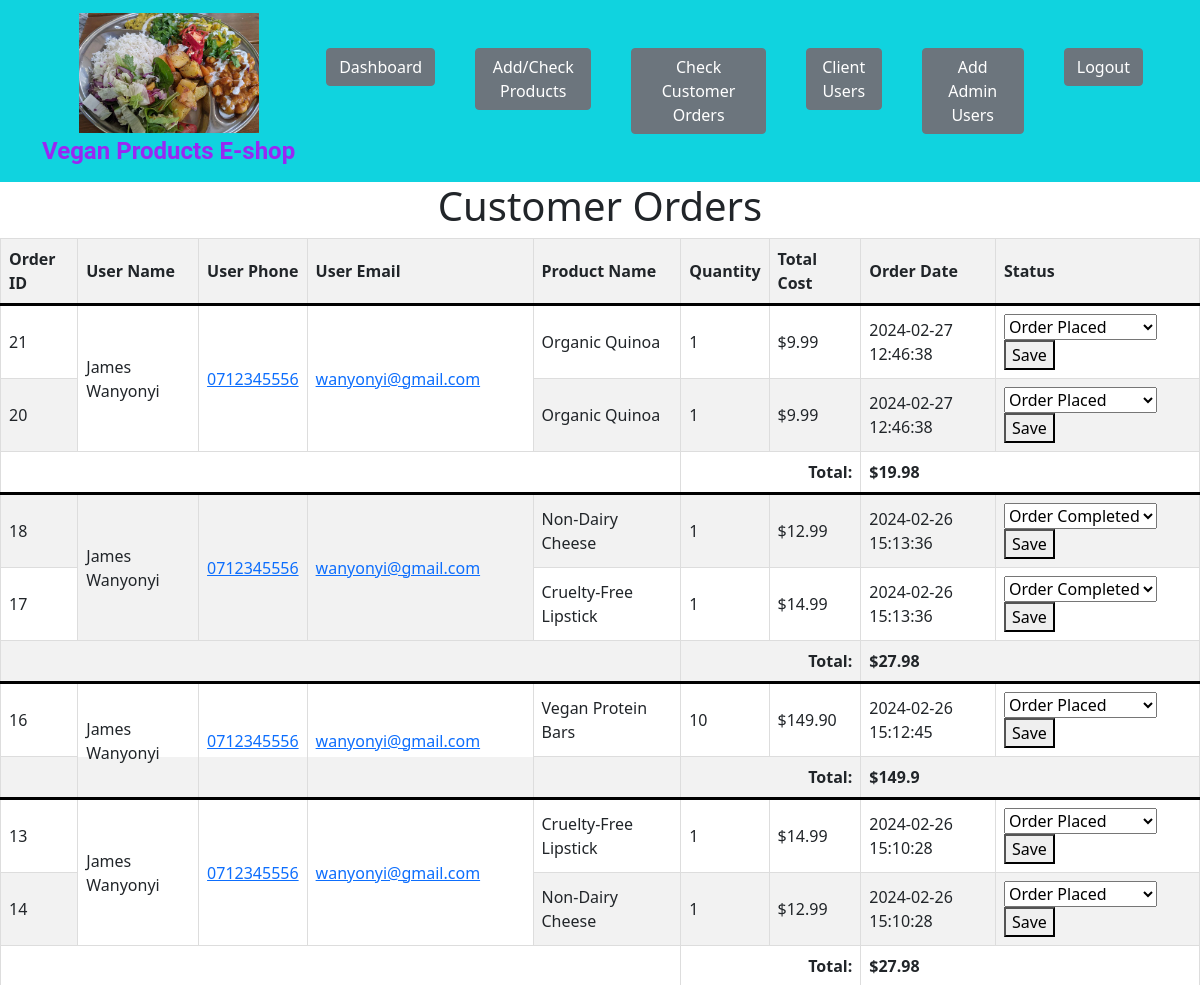
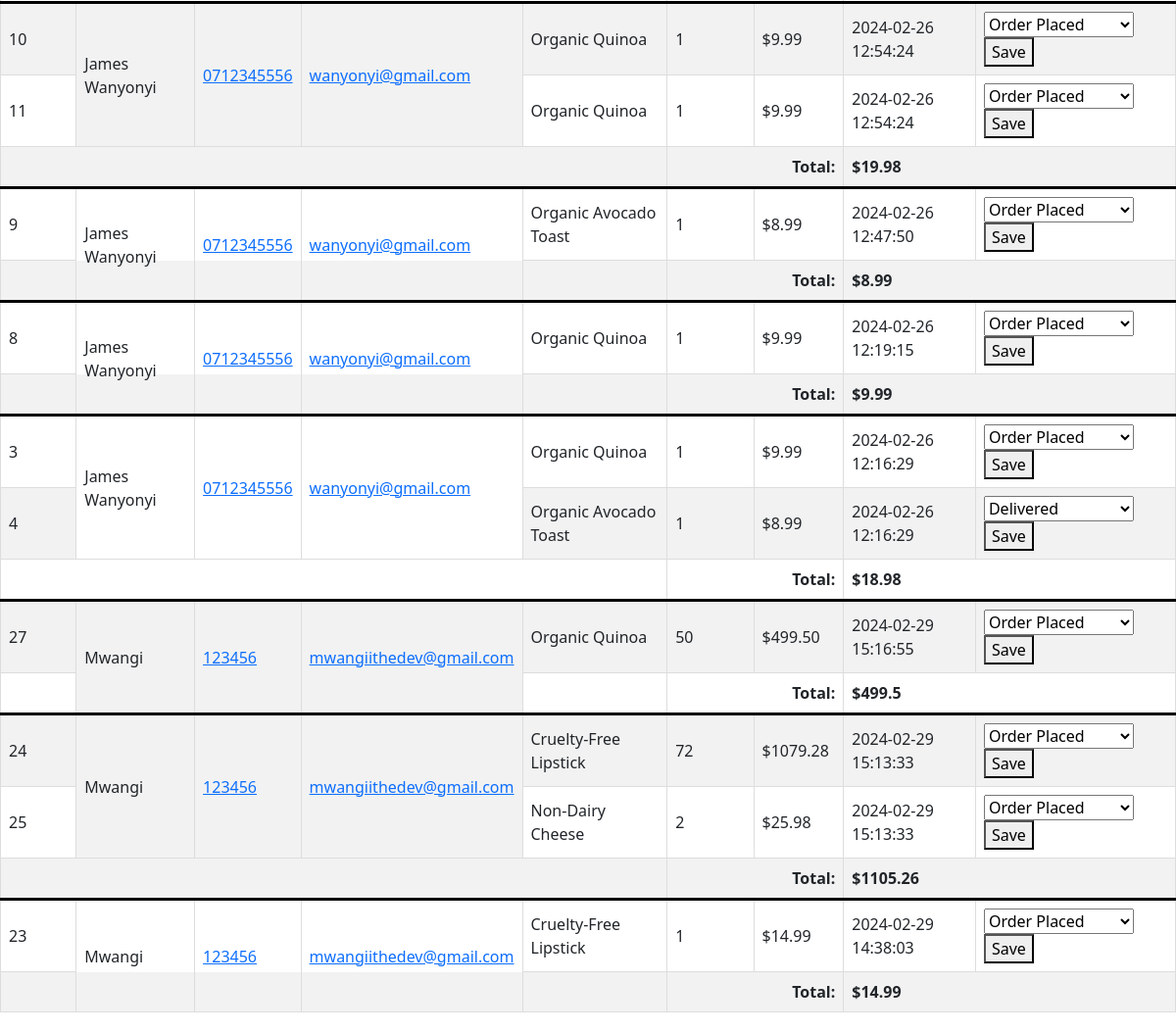
The app's page /customer_orders.php (signed in) with its own data (2 pictures, top to bottom).
### tables this page shows
CREATE TABLE `orders` (
  `order_id` int(11) NOT NULL,
  `user_id` int(11) NOT NULL,
  `product_id` int(11) NOT NULL,
  `quantity` int(11) NOT NULL,
  `order_date` timestamp NOT NULL DEFAULT current_timestamp(),
  `status` varchar(50) NOT NULL DEFAULT 'OrderPlaced'
);

CREATE TABLE `users` (
  `id` int(11) NOT NULL,
  `Name` varchar(128) NOT NULL,
  `phone` varchar(128) NOT NULL,
  `email` varchar(128) NOT NULL,
  `password` varchar(255) NOT NULL
);

CREATE TABLE `products` (
  `product_id` int(11) NOT NULL,
  `name` varchar(100) NOT NULL,
  `description` text DEFAULT NULL,
  `price` decimal(10,2) NOT NULL,
  `image_url` varchar(255) DEFAULT NULL,
  `stock_quantity` int(11) NOT NULL
);

### customer_orders.php (the view, shortened to what this page needs)
<?php
include 'config/db.php';
?>
<!DOCTYPE html>
<html lang="en">
<head>
    <link rel="stylesheet" href="css/orders.css">
</head>
<body>
    <?php include 'navbar.php'; ?>
    <h1>Customer Orders</h1>
    <table>
        <thead>
            <tr>
                <th>Order ID</th>
                <th>User Name</th>
                <th>User Phone</th>
                <th>User Email</th>
                <th>Product Name</th>
                <th>Quantity</th>
                <th>Total Cost</th>
                <th>Order Date</th>
                <th>Status</th>
            </tr>
        </thead>
        <tbody>
            <?php
            $query = "SELECT o.*, u.Name AS user_name, u.phone AS user_phone, u.email AS user_email, p.name AS product_name,
                      p.price * o.quantity AS total_cost
                      FROM orders o
                      JOIN users u ON o.user_id = u.id
                      JOIN products p ON o.product_id = p.product_id
                      ORDER BY u.id, o.order_date DESC";
            $result = mysqli_query($connection, $query);
            $previousUser = "";
            $previousOrderDate = "";
            $totalCostPerCluster = 0;
            if ($result && mysqli_num_rows($result) > 0) {
                while ($row = mysqli_fetch_assoc($result)) {
                    if ($row['user_id'] !== $previousUser || $row['order_date'] !== $previousOrderDate) {
                        if ($previousUser !== "") {
                            ?>
                            <tr>
                                <td colspan="5"></td>
                                <td colspan="2" style="text-align: right; font-weight: bold;">Total:</td>
                                <td colspan="2" style="font-weight: bold;"><?php echo '$' . $totalCostPerCluster; ?></td>
                            </tr>
                            <?php
                            $totalCostPerCluster = 0;
                        }
                        ?>
                        <tr class="border-line">
                            <td><?php echo $row['order_id']; ?></td>
                            <td rowspan="2"><?php echo $row['user_name']; ?></td>
                            <td rowspan="2"><a href="tel:<?php echo $row['user_phone']; ?>"><?php echo $row['user_phone']; ?></a></td>
                            <td rowspan="2"><a href="mailto:<?php echo $row['user_email']; ?>"><?php echo $row['user_email']; ?></a></td>
                            <td><?php echo $row['product_name']; ?></td>
                            <td><?php echo $row['quantity']; ?></td>
                            <td><?php echo '$' . $row['total_cost']; ?></td>
                            <td><?php echo $row['order_date']; ?></td>
                            <td>
                                <form action="" method="post">
                                    <select name="status">
                                        <option value="OrderPlaced" <?php echo ($row['status'] === 'OrderPlaced') ? 'selected' : ''; ?>>Order Placed</option>
                                        <option value="OrderCompleted" <?php echo ($row['status'] === 'OrderCompleted') ? 'selected' : ''; ?>>Order Completed</option>
                                    </select>
                                    <button type="submit" name="saveStatus">Save</button>
                                </form>
                            </td>
                        </tr>
                        <?php
                    } else {
                        ?>
                        <tr>
                            <td><?php echo $row['order_id']; ?></td>
                            <td><?php echo $row['product_name']; ?></td>
                            <td><?php echo $row['quantity']; ?></td>
                            <td><?php echo '$' . $row['total_cost']; ?></td>
                            <td><?php echo $row['order_date']; ?></td>
                            <td>
                                <form action="" method="post">
                                    <select name="status">
                                        <option value="OrderPlaced" <?php echo ($row['status'] === 'OrderPlaced') ? 'selected' : ''; ?>>Order Placed</option>
                                        <option value="Delivered" <?php echo ($row['status'] === 'Delivered') ? 'selected' : ''; ?>>Delivered</option>
                                        <option value="OrderCompleted" <?php echo ($row['status'] === 'OrderCompleted') ? 'selected' : ''; ?>>Order Completed</option>
                                    </select>
                                    <button type="submit" name="saveStatus">Save</button>
                                </form>
                            </td>
                        </tr>
                        <?php
                    }
                    $previousUser = $row['user_id'];
                    $previousOrderDate = $row['order_date'];
                    $totalCostPerCluster += $row['total_cost'];
                }
            } else {
                echo "<tr><td colspan='9'>No orders found.</td></tr>";
            }
            if ($previousUser !== "") {
                ?>
                <tr>
                    <td colspan="5"></td>
                    <td colspan="2" style="text-align: right; font-weight: bold;">Total:</td>
                    <td colspan="2" style="font-weight: bold;"><?php echo '$' . $totalCostPerCluster; ?></td>
                </tr>
                <?php
            }
            ?>
        </tbody>
    </table>
</body>
</html>

### orders.css (style rules this page uses)
body { font-family: Arial, sans-serif; margin: 0; padding: 0; background-color: #f4f4f4; }
h1 { text-align: center; margin-bottom: 20px; }
table { width: 100%; border-collapse: collapse; margin-bottom: 20px; }
table th, table td { border: 1px solid #ddd; padding: 8px; text-align: left; }
table th { background-color: #f2f2f2; }

### customer_orders.php (style rules this page uses)
table { border-collapse: collapse; width: 100%; }
th, td { border: 1px solid #dddddd; text-align: left; padding: 8px; }
tr:nth-child(even) { background-color: #f2f2f2; }
.border-line { border-top: 3px solid #000; }

### records on screen
orders: order_id "21", user.Name "James Wanyonyi", user.phone "0712345556", user.email "wanyonyi@gmail.com", product.name "Organic Quinoa", quantity "1", total_cost "9.99", order_date "2024-02-27 12:46:38", status "Order Placed"
orders: order_id "20", product.name "Organic Quinoa", quantity "1", total_cost "9.99", order_date "2024-02-27 12:46:38", status "Order Placed"
orders: totalCostPerCluster "19.98", order_id "18", user.Name "James Wanyonyi", user.phone "0712345556", user.email "wanyonyi@gmail.com", product.name "Non-Dairy Cheese", quantity "1", total_cost "12.99", order_date "2024-02-26 15:13:36", status "Order Completed"
orders: order_id "17", product.name "Cruelty-Free Lipstick", quantity "1", total_cost "14.99", order_date "2024-02-26 15:13:36", status "Order Completed"
orders: totalCostPerCluster "27.98", order_id "16", user.Name "James Wanyonyi", user.phone "0712345556", user.email "wanyonyi@gmail.com", product.name "Vegan Protein Bars", quantity "10", total_cost "149.90", order_date "2024-02-26 15:12:45", status "Order Placed"
orders: totalCostPerCluster "149.9", order_id "13", user.Name "James Wanyonyi", user.phone "0712345556", user.email "wanyonyi@gmail.com", product.name "Cruelty-Free Lipstick", quantity "1", total_cost "14.99", order_date "2024-02-26 15:10:28", status "Order Placed"
orders: order_id "14", product.name "Non-Dairy Cheese", quantity "1", total_cost "12.99", order_date "2024-02-26 15:10:28", status "Order Placed"
orders: totalCostPerCluster "27.98", order_id "10", user.Name "James Wanyonyi", user.phone "0712345556", user.email "wanyonyi@gmail.com", product.name "Organic Quinoa", quantity "1", total_cost "9.99", order_date "2024-02-26 12:54:24", status "Order Placed"
orders: order_id "11", product.name "Organic Quinoa", quantity "1", total_cost "9.99", order_date "2024-02-26 12:54:24", status "Order Placed"
orders: totalCostPerCluster "19.98", order_id "9", user.Name "James Wanyonyi", user.phone "0712345556", user.email "wanyonyi@gmail.com", product.name "Organic Avocado Toast", quantity "1", total_cost "8.99", order_date "2024-02-26 12:47:50", status "Order Placed"
orders: totalCostPerCluster "8.99", order_id "8", user.Name "James Wanyonyi", user.phone "0712345556", user.email "wanyonyi@gmail.com", product.name "Organic Quinoa", quantity "1", total_cost "9.99", order_date "2024-02-26 12:19:15", status "Order Placed"
orders: totalCostPerCluster "9.99", order_id "3", user.Name "James Wanyonyi", user.phone "0712345556", user.email "wanyonyi@gmail.com", product.name "Organic Quinoa", quantity "1", total_cost "9.99", order_date "2024-02-26 12:16:29", status "Order Placed"
orders: order_id "4", product.name "Organic Avocado Toast", quantity "1", total_cost "8.99", order_date "2024-02-26 12:16:29", status "Delivered"
orders: totalCostPerCluster "18.98", order_id "27", user.Name "Mwangi", user.phone "123456", user.email "mwangiithedev@gmail.com", product.name "Organic Quinoa", quantity "50", total_cost "499.50", order_date "2024-02-29 15:16:55", status "Order Placed"
orders: totalCostPerCluster "499.5", order_id "24", user.Name "Mwangi", user.phone "123456", user.email "mwangiithedev@gmail.com", product.name "Cruelty-Free Lipstick", quantity "72", total_cost "1079.28", order_date "2024-02-29 15:13:33", status "Order Placed"
orders: order_id "25", product.name "Non-Dairy Cheese", quantity "2", total_cost "25.98", order_date "2024-02-29 15:13:33", status "Order Placed"
orders: totalCostPerCluster "1105.26", order_id "23", user.Name "Mwangi", user.phone "123456", user.email "mwangiithedev@gmail.com", product.name "Cruelty-Free Lipstick", quantity "1", total_cost "14.99", order_date "2024-02-29 14:38:03", status "Order Placed"

### other values on screen
$totalCostPerCluster "14.99"
